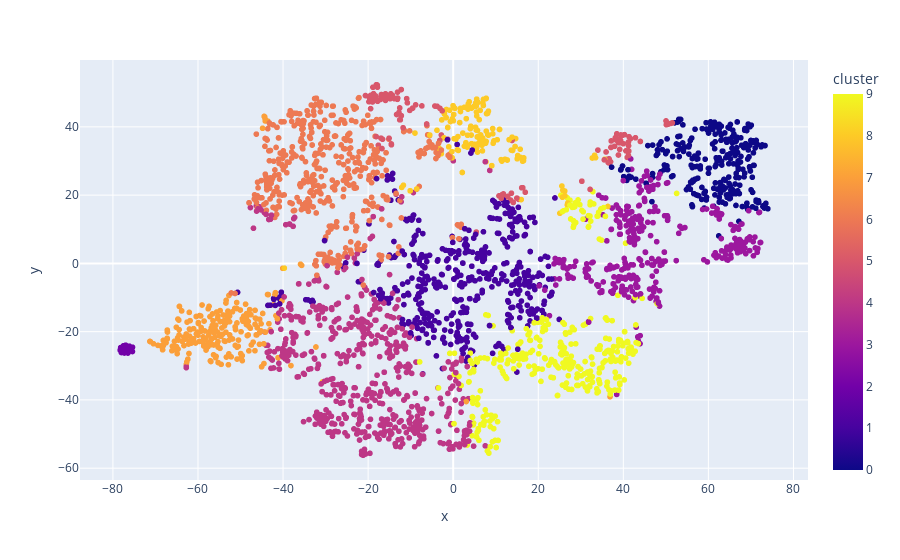

Write notebook code for a chart like this one.
### Code cell
# Cluster the genres dataset with KMeans

single_genre_df = song_df.explode('genre_lists')
single_genre_df_mean = single_genre_df.groupby('genre_lists', as_index=False)['valence', 'energy', 'danceability', 'acousticness', 'instrumentalness', 'loudness', 'speechiness'].mean()

single_genre_df_mean.head()

cluster_pipeline = Pipeline([('scaler', StandardScaler()), ('kmeans', KMeans(n_clusters=10, n_jobs=-1))])
X = single_genre_df_mean.select_dtypes(np.number)
cluster_pipeline.fit(X)
single_genre_df_mean['cluster'] = cluster_pipeline.predict(X)

# Visualizing the Clusters with t-SNE

tsne_pipeline = Pipeline([('scaler', StandardScaler()), ('tsne', TSNE(n_components=2, verbose=1))])
genre_embedding = tsne_pipeline.fit_transform(X)
projection = pd.DataFrame(columns=['x', 'y'], data=genre_embedding)
projection['genre_lists'] = single_genre_df_mean['genre_lists']
projection['cluster'] = single_genre_df_mean['cluster']

fig = px.scatter(
    projection, x='x', y='y', color='cluster', hover_data=['x', 'y', 'genre_lists'])
fig.show()

### Figure 1 — Plotly figure (JSON) as saved in the notebook; plotly's stock layout.template omitted (floating-point values rounded to 4 significant figures; data arrays with more than 128 entries replaced by an {"elided": "..."} marker saying what was removed)
{"data": [{"customdata": {"elided": "2963x1 str values"}, "hovertemplate": "x=%{x}<br>y=%{y}<br>genre_lists=%{customdata[0]}<br>cluster=%{marker.color}<extra></extra>", "legendgroup": "", "marker": {"color": {"elided": "2963 int values"}, "coloraxis": "coloraxis", "symbol": "circle"}, "mode": "markers", "name": "", "showlegend": false, "type": "scattergl", "x": {"elided": "2963 float values"}, "xaxis": "x", "y": {"elided": "2963 float values"}, "yaxis": "y"}], "layout": {"coloraxis": {"colorbar": {"title": {"text": "cluster"}}, "colorscale": [[0, "#0d0887"], [0.1111, "#46039f"], [0.2222, "#7201a8"], [0.3333, "#9c179e"], [0.4444, "#bd3786"], [0.5556, "#d8576b"], [0.6667, "#ed7953"], [0.7778, "#fb9f3a"], [0.8889, "#fdca26"], [1, "#f0f921"]]}, "legend": {"tracegroupgap": 0}, "margin": {"t": 60}, "xaxis": {"anchor": "y", "domain": [0, 1], "title": {"text": "x"}}, "yaxis": {"anchor": "x", "domain": [0, 1], "title": {"text": "y"}}}}
